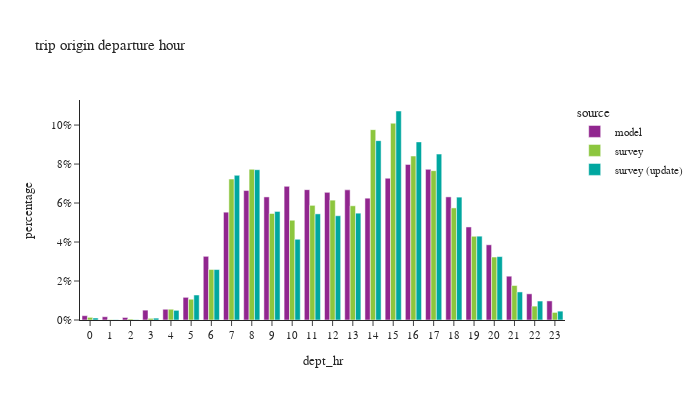

Source (notebook cell):
### Code cell
df_plot = df_trip.groupby(['dept_hr','source'])['trexpfac'].agg(sample_count='size', trexpfac='sum').reset_index()
df_plot['percentage'] = df_plot.groupby(['source'], group_keys=False)['trexpfac']. \
    apply(lambda x: x / float(x.sum()))

fig = px.bar(df_plot, x="dept_hr", y="percentage", color="source",
             barmode="group",title="trip origin departure hour",
             hover_data=['trexpfac','sample_count'])
fig.update_layout(height=400, width=700, font=dict(size=11),
                  xaxis = dict(dtick = 1, categoryorder='category ascending'),
                  yaxis=dict(tickformat=".0%"))
fig.show()

### Figure 1 — Plotly figure (JSON) as saved in the notebook; plotly's stock layout.template omitted (floating-point values rounded to 4 significant figures)
{"data": [{"alignmentgroup": "True", "customdata": [[36260.0, 36260.0], [27460.0, 27460.0], [21290.0, 21290.0], [82930.0, 82930.0], [90340.0, 90340.0], [190700.0, 190700.0], [535800.0, 535800.0], [907100.0, 907100.0], [1089000.0, 1089000.0], [1035000.0, 1035000.0], [1124000.0, 1124000.0], [1096000.0, 1096000.0], [1074000.0, 1074000.0], [1095000.0, 1095000.0], [1025000.0, 1025000.0], [1193000.0, 1193000.0], [1309000.0, 1309000.0], [1267000.0, 1267000.0], [1036000.0, 1036000.0], [782800.0, 782800.0], [632700.0, 632700.0], [368500.0, 368500.0], [220200.0, 220200.0], [160500.0, 160500.0]], "hovertemplate": "source=model<br>dept_hr=%{x}<br>percentage=%{y}<br>trexpfac=%{customdata[0]}<br>sample_count=%{customdata[1]}<extra></extra>", "legendgroup": "model", "marker": {"color": "#91268F", "pattern": {"shape": ""}}, "name": "model", "offsetgroup": "model", "orientation": "v", "showlegend": true, "textposition": "auto", "type": "bar", "x": [0, 1, 2, 3, 4, 5, 6, 7, 8, 9, 10, 11, 12, 13, 14, 15, 16, 17, 18, 19, 20, 21, 22, 23], "xaxis": "x", "y": [0.002211, 0.001674, 0.001298, 0.005057, 0.005508, 0.01163, 0.03267, 0.05531, 0.0664, 0.06314, 0.06855, 0.06685, 0.0655, 0.06676, 0.06249, 0.07272, 0.07981, 0.07728, 0.06316, 0.04773, 0.03858, 0.02247, 0.01343, 0.009788], "yaxis": "y"}, {"alignmentgroup": "True", "customdata": [[19180.0, 34.0], [2759.0, 11.0], [6762.0, 16.0], [12040.0, 30.0], [78620.0, 79.0], [151600.0, 200.0], [368800.0, 644.0], [1029000.0, 1594.0], [1100000.0, 1918.0], [777500.0, 1510.0], [728300.0, 1538.0], [837000.0, 1713.0], [874900.0, 1859.0], [833800.0, 1738.0], [1390000.0, 2084.0], [1437000.0, 2379.0], [1197000.0, 2386.0], [1090000.0, 2502.0], [818300.0, 1959.0], [611300.0, 1373.0], [459700.0, 978.0], [251700.0, 582.0], [101400.0, 245.0], [55420.0, 116.0]], "hovertemplate": "source=survey<br>dept_hr=%{x}<br>percentage=%{y}<br>trexpfac=%{customdata[0]}<br>sample_count=%{customdata[1]}<extra></extra>", "legendgroup": "survey", "marker": {"color": "#8CC63E", "pattern": {"shape": ""}}, "name": "survey", "offsetgroup": "survey", "orientation": "v", "showlegend": true, "textposition": "auto", "type": "bar", "x": [0, 1, 2, 3, 4, 5, 6, 7, 8, 9, 10, 11, 12, 13, 14, 15, 16, 17, 18, 19, 20, 21, 22, 23], "xaxis": "x", "y": [0.001348, 0.0001939, 0.0004752, 0.0008456, 0.005524, 0.01065, 0.02591, 0.0723, 0.0773, 0.05463, 0.05118, 0.05881, 0.06148, 0.05859, 0.09765, 0.1009, 0.08411, 0.0766, 0.0575, 0.04295, 0.0323, 0.01769, 0.007127, 0.003894], "yaxis": "y"}, {"alignmentgroup": "True", "customdata": [[14160.0, 37.0], [1901.0, 10.0], [2284.0, 18.0], [13390.0, 31.0], [68940.0, 82.0], [178200.0, 214.0], [359700.0, 676.0], [1032000.0, 1625.0], [1072000.0, 1961.0], [774200.0, 1565.0], [575800.0, 1583.0], [756900.0, 1781.0], [743500.0, 1915.0], [761800.0, 1816.0], [1279000.0, 2135.0], [1491000.0, 2486.0], [1270000.0, 2478.0], [1183000.0, 2609.0], [876200.0, 2047.0], [597800.0, 1460.0], [452200.0, 1035.0], [200100.0, 623.0], [135200.0, 276.0], [63200.0, 133.0]], "hovertemplate": "source=survey (update)<br>dept_hr=%{x}<br>percentage=%{y}<br>trexpfac=%{customdata[0]}<br>sample_count=%{customdata[1]}<extra></extra>", "legendgroup": "survey (update)", "marker": {"color": "#00A7A0", "pattern": {"shape": ""}}, "name": "survey (update)", "offsetgroup": "survey (update)", "orientation": "v", "showlegend": true, "textposition": "auto", "type": "bar", "x": [0, 1, 2, 3, 4, 5, 6, 7, 8, 9, 10, 11, 12, 13, 14, 15, 16, 17, 18, 19, 20, 21, 22, 23], "xaxis": "x", "y": [0.001019, 0.0001367, 0.0001643, 0.0009632, 0.004959, 0.01282, 0.02587, 0.07422, 0.0771, 0.05569, 0.04142, 0.05444, 0.05348, 0.0548, 0.09201, 0.1072, 0.09137, 0.08512, 0.06302, 0.043, 0.03253, 0.0144, 0.009724, 0.004546], "yaxis": "y"}], "layout": {"barmode": "group", "font": {"size": 11}, "height": 400, "legend": {"title": {"text": "source"}, "tracegroupgap": 0}, "title": {"text": "trip origin departure hour"}, "width": 700, "xaxis": {"anchor": "y", "categoryorder": "category ascending", "domain": [0.0, 1.0], "dtick": 1, "title": {"text": "dept_hr"}}, "yaxis": {"anchor": "x", "domain": [0.0, 1.0], "tickformat": ".0%", "title": {"text": "percentage"}}}}
